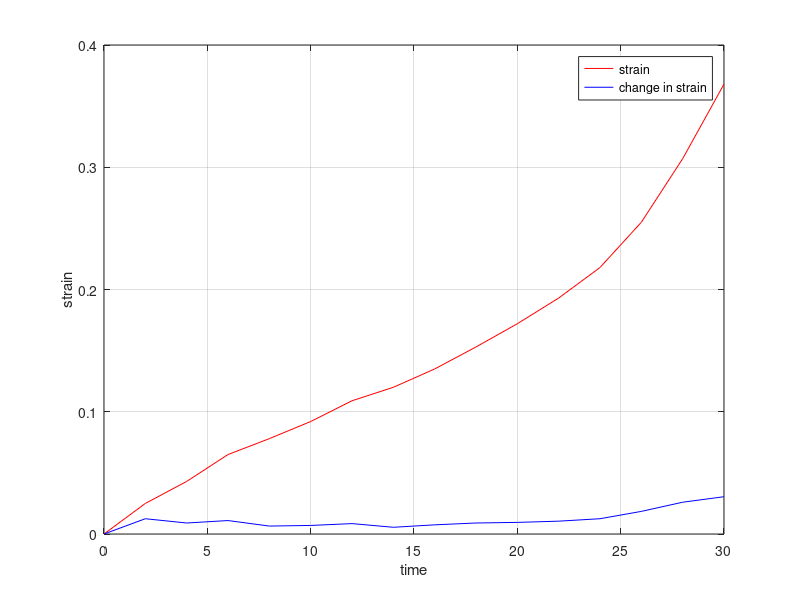
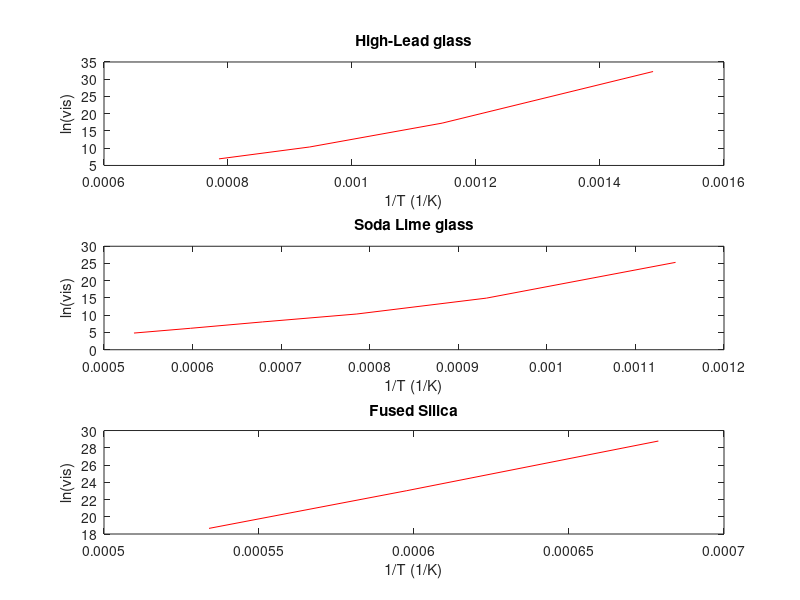

Reproduce these figures in MATLAB, in order.
clear;
clc;

%% Problem3
% time in min
t3 = [0 2 4 6 8 10 12 14 16 18 20 22 24 26 28 30];
strain3 = [0.00 0.025 0.043 0.065 0.078 0.092 0.109 0.120 0.135 0.153 0.172 0.193 0.218 0.255 0.307 0.368];
dt3 = 2;
dstrain3 = zeros(1,length(strain3));

for i = 2:length(strain3)
   dstrain3(i) = strain3(i) - strain3(i-1);
end

figure(1)
plot(t3, strain3, '-r')
xlabel('time')
ylabel('strain')
hold on
plot(t3, dstrain3./dt3,'-b')
legend('strain','change in strain')
grid on;

%% Problem 6

%temp is in C 
hlg_T = [400 600 800 1000];
hlg_vis = [10^14 31622776.6 31622.7766 1000];

slg_T = [600 800 1000 1200 1400 1600];
slg_vis = [10^11 3162277.66 31622.7766 3162.27766 501.1872336 125.8925412];

fs_T = [1200 1400 1600];
fs_vis = [(3.16228*10^12) 10000000000 125892541.2];


%conversions


figure(2)
subplot(3,1,1)
plot((hlg_T + 273.13).^-1, log(hlg_vis),'-r')
xlabel('1/T (1/K)')
ylabel('ln(vis)')
title('High-Lead glass')
subplot(3,1,2)
plot((slg_T + 273.13).^-1, log(slg_vis),'-r')
xlabel('1/T (1/K)')
ylabel('ln(vis)')
title('Soda Lime glass')
subplot(3,1,3);
plot((fs_T + 273.13).^-1, log(fs_vis),'-r')
xlabel('1/T (1/K)')
ylabel('ln(vis)')
title('Fused Silica')